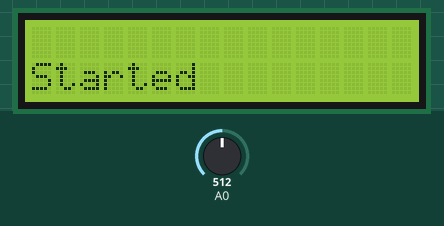
This sketch was run on a simulated Arduino Uno, built with avr-gcc and run on an emulated ATmega328P. Shown: 16×2 character LCD. Inputs (shaded band) come from the test bench; at power-on: A0 = 512. What the sketch prints to the serial monitor is not drawn.

Above: at 1.2 s.
1.3 s: A0 set to 541
2.8 s: A0 set to 569
At 3.8 s:
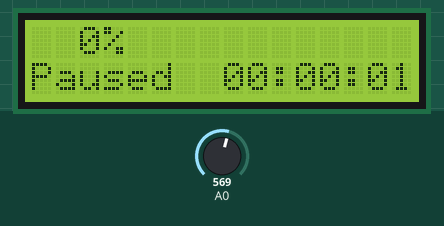
4.5 s: A0 set to 40
At 7.4 s:
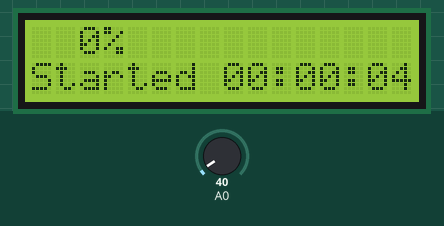
7.5 s: A0 set to 369
9.5 s: A0 set to 388
At 10.1 s:
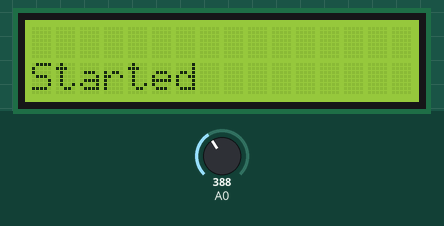
11.0 s: A0 set to 370
At 12.8 s:
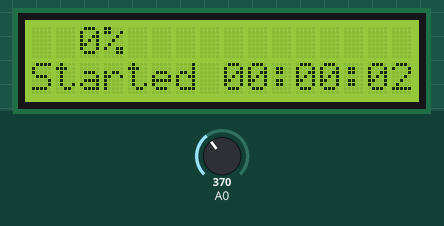
Timing chart, 0 to 14.3 s (numbered marks = the images above; inputs shaded):
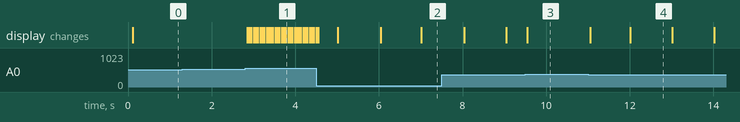

The sketch:

PomoDuino.ino
```cpp
#include <LiquidCrystal.h>

LiquidCrystal lcd(8, 9, 4, 5, 6, 7);

void PrintStatus();
void UpdateDisplay(bool forced);

class PomoTime
{
    private:
    enum
    {
        stopped,
        started,
        paused,
    }status;
    long int start_moment;
    long int time_passed_in_pause;
    long int total_duration;
    long int target_duration;
    long int last_request;
    char buf[9];

    public:
    PomoTime(int hours = 0, int mins = 25, int secs = 0);
    void Start();
    void Pause();
    void Resume();
    void Stop();
    void SetTargetDuration(byte hours, byte minutes, byte seconds);
    const char* GetTimeStr(bool forced = false);
    int GetPercentPassed();
    long int GetPassedTime();
    long int Timestamp();
    bool IsFinished();
    bool IsChanged();
    bool IsStarted();
    bool IsPaused();
    bool IsStopped();
    int GetSeconds();
    int GetMinutes();
    int GetHours();
    char* GetStateStr();
    void SplitInDigits(byte val, char* buf);
    void Print();
};

PomoTime::PomoTime(int hours, int mins, int secs)
{
    start_moment = 0;
    time_passed_in_pause = 0;
    total_duration = 0;
    last_request = 0;
    status = stopped;
    SetTargetDuration(hours, mins, secs);
    buf[0] = '0';
    buf[1] = '0';
    buf[2] = ':';
    buf[3] = '0';
    buf[4] = '0';
    buf[5] = ':';
    buf[6] = '0';
    buf[7] = '0';
    buf[8] = '\0';
}

void PomoTime::Start()
{
    start_moment = Timestamp();
    total_duration = 0;
    time_passed_in_pause = 0;
    last_request = 0;
    status = started;
}

void PomoTime::Pause()
{
    Serial.print("Pause:\n");
    if (IsStarted() && !IsPaused())
    {
        Serial.print("Pause:\n");
        time_passed_in_pause = Timestamp();
        total_duration += time_passed_in_pause - start_moment;
        status = paused;
    }
}

bool PomoTime::IsStopped()
{
    return (status == stopped);
}

char* PomoTime::GetStateStr()
{
    switch (status)
    {
        case stopped:
            return "Stopped";
        case started:
            return "Started";
        case paused:
            return "Paused ";
    }
}

bool PomoTime::IsPaused()
{
    return (status == paused);
    //return is_paused;
}

void PomoTime::Resume()
{
    if (IsPaused() && IsStarted())
    {
        start_moment = Timestamp();
        //is_paused = false;
        status = started;
    }
}

void PomoTime::Stop()
{
    status = stopped;
    PrintStatus();
    UpdateDisplay(true);
}

int PomoTime::GetPercentPassed()
{
    return (GetPassedTime() * 100 / target_duration);
}

long int PomoTime::GetPassedTime()
{
    static long int now = 0;
    if (IsStarted() && !IsPaused())
    {
        now = Timestamp() - start_moment + total_duration;
        if (now >= target_duration)
        {
            Stop();
        }
    }
    return now;
}

long int PomoTime::Timestamp()
{
    return millis() / 1000;
}

void PomoTime::SetTargetDuration(byte hours, byte minutes, byte seconds)
{
    target_duration = hours * 3600 + minutes * 60 + seconds;
}

bool PomoTime::IsFinished()
{
    if (target_duration >= GetPassedTime())
    {
        return true;
    }
    return false;
}

int PomoTime::GetSeconds()
{
    return GetPassedTime() % 60;
}

int PomoTime::GetMinutes()
{
    return (GetPassedTime() / 60) % 60;
}

int PomoTime::GetHours()
{
    return GetPassedTime() / 3600;
}

void PomoTime::SplitInDigits(byte val, char* buf)
{
    buf[1] = val % 10 + '0';
    buf[0] = val / 10 + '0';
}

bool PomoTime::IsChanged()
{
    if (last_request == GetPassedTime())
    {
        //Serial.print("IsChanged: Did not change\n");
        return false;
    }
    else
    {
        //Serial.print("IsChanged::Changed\n");
        last_request = GetPassedTime();
        return true;
    }
}

bool PomoTime::IsStarted()
{
    return (status > stopped);
    //return is_started;
}

const char* PomoTime::GetTimeStr(bool forced)
{
    /*
    Serial.print("GetTimeStr(): is_started = ");
    Serial.print( IsStarted());
    Serial.print(" IsPaused() = ");
    Serial.print( IsPaused() );
    Serial.print("\n");
    */
    if (forced == false)
    {
        if (!IsStarted() || IsPaused())
        {
            return buf;
        }
    }
    SplitInDigits(GetHours(), buf);
    buf[2] = ':';
    SplitInDigits(GetMinutes(), buf + 3);
    buf[5] = ':';
    SplitInDigits(GetSeconds(), buf + 6);
    buf[8] = '\0';
    /*
    Serial.print("GetTimeStr(): ");
    Serial.print(buf);
    Serial.print("\n");
    */
    return buf;
}

void PomoTime::Print()
{
    Serial.print(" start_moment = ");
    Serial.print(start_moment);

    Serial.print(" time_passed_in_pause = ");
    Serial.print(time_passed_in_pause);

    Serial.print(" total_duration = ");
    Serial.print(total_duration);

    Serial.print(" target_duration = ");
    Serial.print(target_duration);

    Serial.print(" percent_passed = ");
    Serial.print(GetPercentPassed());

    Serial.print(" last_request = ");
    Serial.print(last_request);

    Serial.print(" IsPaused() = ");
    Serial.print(IsPaused());

    Serial.print(" buf = '");
    Serial.print(buf);
    Serial.print("' GetPassedTime() = ");
    Serial.print(GetPassedTime());
    Serial.print("\n");
}

// define some values used by the panel and buttons
int lcd_key     = 0;
int adc_key_in  = 0;
#define btnRIGHT  0
#define btnUP     1
#define btnDOWN   2
#define btnLEFT   3
#define btnSELECT 4
#define btnNONE   5

// read the buttons
int read_LCD_buttons()
{
    adc_key_in = analogRead(0);
    delay(50);
    adc_key_in = analogRead(0);
    // my buttons when read are centered at these valies: 0, 144, 329, 504, 741
    // we add approx 50 to those values and check to see if we are close
    if (adc_key_in > 1000) return btnNONE; // We make this the 1st option for speed reasons since it will be the most likely result
    if (adc_key_in < 50)   return btnRIGHT;
    if (adc_key_in < 195)  return btnUP;
    if (adc_key_in < 380)  return btnDOWN;
    if (adc_key_in < 555)  return btnLEFT;
    if (adc_key_in < 790)  return btnSELECT;
    return btnNONE;  // when all others fail, return this...
}

PomoTime timer;


void PrintProgressBar(int done, bool forced = false)
{
    if (forced == false)
    {
        if (!timer.IsStarted() || timer.IsPaused())
        {
            return;
        }
    }
    int percent_done = done / 10;
    static int old_percent = 0;
    if (old_percent != percent_done)
    {
        old_percent = percent_done;
        lcd.setCursor(5 + percent_done, 0);
        lcd.print('#');
    }
}


void PrintPercentCounter(int done, bool forced = false)
{
    int pos = 0;
    if (forced == false)
    {
        if (!timer.IsStarted() || timer.IsPaused())
        {
            return;
        }
    }
    if (done == 100)
    {
        pos = 0;
    }
    else if (done >= 10)
    {
        pos = 1;
    }
    else
    {
        pos = 2;
    }
    lcd.setCursor(pos,0);
    lcd.print(done);
    lcd.print('%');
}

void PrintStatus()
{
    lcd.setCursor(0, 1);
    lcd.print(timer.GetStateStr());
}

void UpdateDisplay(bool forced = false)
{
    PrintPercentCounter(timer.GetPercentPassed(), forced);
    PrintProgressBar(timer.GetPercentPassed(), forced);
    //timer.Print();
    lcd.setCursor(8,1);
    lcd.print(timer.GetTimeStr(forced));
}

void setup()
{
    lcd.begin(16, 2);              // start the library
    Serial.begin(9600);
    timer.SetTargetDuration(0, 25, 0);
}

void loop()
{
    if (timer.IsStarted() && timer.IsChanged() && !timer.IsPaused())
    {
        UpdateDisplay();
    }


    lcd_key = read_LCD_buttons();  // read the buttons
    switch(lcd_key)
    {
        case btnSELECT:
        {
            Serial.print("btnSELECT\n");
            if (timer.IsPaused())
            {
                timer.Resume();
            }
            else
            {
                timer.Pause();
            }
            PrintStatus();
        }
        break;
        case btnLEFT:
        {
            //Serial.print("btnLeft\n");
            lcd.clear();
            timer.Start();
            PrintStatus();
        }
        break;
        case btnRIGHT:
        {
            //Serial.print("btnRight\n");
            if (timer.IsStarted())
            {
                timer.Resume();
                PrintStatus();
            }
        }
    }
}
```

Measured:
- the behaviour switches between 554 and 555 on A0 (found by bisection; images 0 and 1)
- the behaviour switches between 379 and 380 on A0 (found by bisection; images 2 and 3)
- after the input at 1.3 s, every drawn part: stays the same
- after the input at 2.8 s, the display: first changes after 0.05 s (image 1 shows a later state)
- after the input at 9.5 s, the display: changes after 0.05 s (image 3)
- after the input at 11.0 s, the display: first changes after 0.05 s (image 4 shows a later state)
- what the display in image 4 shows lasts 1.0 s, from 12.0 s to 13.0 s
